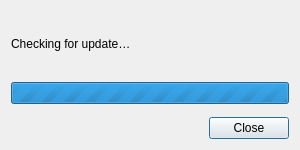
<?xml version="1.0" encoding="UTF-8"?>
<ui version="4.0">
 <class>Otter::UpdateCheckerDialog</class>
 <widget class="QDialog" name="Otter::UpdateCheckerDialog">
  <property name="geometry">
   <rect>
    <x>0</x>
    <y>0</y>
    <width>300</width>
    <height>150</height>
   </rect>
  </property>
  <property name="windowTitle">
   <string>Check for Updates</string>
  </property>
  <layout class="QVBoxLayout" name="verticalLayout">
   <item>
    <widget class="QLabel" name="label">
     <property name="text">
      <string>Checking for update…</string>
     </property>
    </widget>
   </item>
   <item>
    <widget class="QProgressBar" name="progressBar">
     <property name="maximum">
      <number>0</number>
     </property>
     <property name="value">
      <number>0</number>
     </property>
     <property name="format">
      <string/>
     </property>
    </widget>
   </item>
   <item>
    <layout class="QGridLayout" name="gridLayout"/>
   </item>
   <item>
    <spacer name="verticalSpacer">
     <property name="orientation">
      <enum>Qt::Vertical</enum>
     </property>
    </spacer>
   </item>
   <item>
    <widget class="QDialogButtonBox" name="buttonBox">
     <property name="orientation">
      <enum>Qt::Horizontal</enum>
     </property>
     <property name="standardButtons">
      <set>QDialogButtonBox::Close</set>
     </property>
    </widget>
   </item>
  </layout>
 </widget>
 <resources/>
 <connections>
  <connection>
   <sender>buttonBox</sender>
   <signal>accepted()</signal>
   <receiver>Otter::UpdateCheckerDialog</receiver>
   <slot>accept()</slot>
   <hints>
    <hint type="sourcelabel">
     <x>248</x>
     <y>254</y>
    </hint>
    <hint type="destinationlabel">
     <x>157</x>
     <y>274</y>
    </hint>
   </hints>
  </connection>
  <connection>
   <sender>buttonBox</sender>
   <signal>rejected()</signal>
   <receiver>Otter::UpdateCheckerDialog</receiver>
   <slot>reject()</slot>
   <hints>
    <hint type="sourcelabel">
     <x>316</x>
     <y>260</y>
    </hint>
    <hint type="destinationlabel">
     <x>286</x>
     <y>274</y>
    </hint>
   </hints>
  </connection>
 </connections>
</ui>
